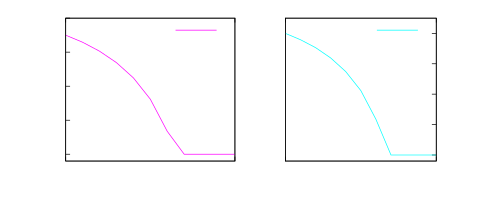

Write gnuplot code to recreate this figure.
#set terminal x11 
#set output
set style line 1 lt 4 lw 2
set style line 2 lt 5 lw 2
set style line 3 lt 2 lw 2
set style line 4 lt 1 lw 2
set style line 5 lt 6 lw 1
set size 1,0.6
set origin 0,0
set multiplot
set size 0.525,0.6
set origin 0,0
set ytics nomirror
set xtics 1
set ytics 10
set ylabel "Inventory"
set xlabel "$\\omega$"
set xrange [0:1]
set yrange [-2:40]
set key 
#unset key
plot "SS_omega.dat" u 1:2 w l ls 1 t "Retailer"
set size 0.525, 0.6
set origin 0.525,0
unset ylabel
unset ytics
set key 
set xtics 1
set y2tics nomirror
set y2label "Inventory"
set y2tics 10
set xrange [0:1]
set xlabel "$\\omega$"
set y2range [-2:45]
plot "SS_omega.dat" u 1:3  w l ls 2 axis x1y2 t "Manufacturer"
